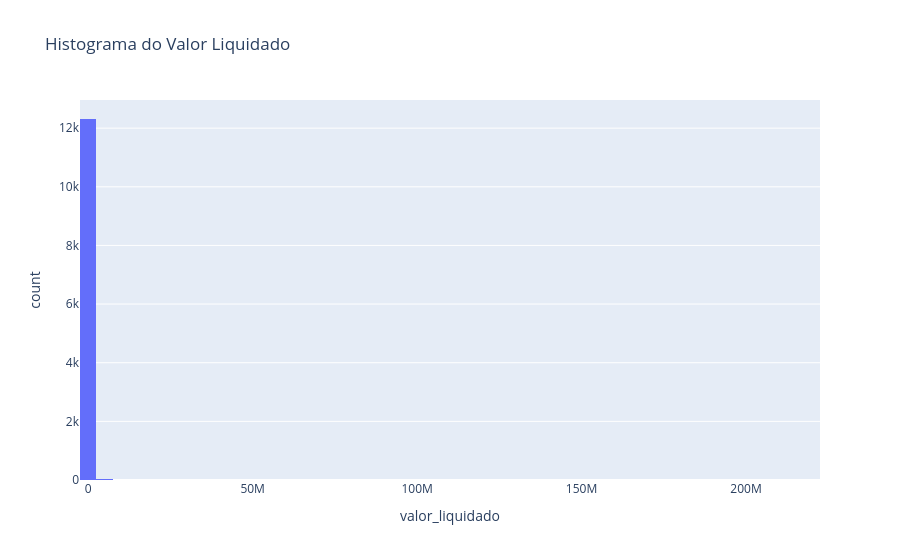

The cell this chart's notebook holds for it:
### Code cell
fig = px.histogram(df, x='valor_liquidado', nbins=50, title='Histograma do Valor Liquidado')
fig.show()

### Figure 1 — Plotly figure (JSON) as saved in the notebook; plotly's stock layout.template omitted (floating-point values rounded to 4 significant figures; data arrays with more than 128 entries replaced by an {"elided": "..."} marker saying what was removed)
{"data": [{"bingroup": "x", "hovertemplate": "valor_liquidado=%{x}<br>count=%{y}<extra></extra>", "legendgroup": "", "marker": {"color": "#636efa", "pattern": {"shape": ""}}, "name": "", "nbinsx": 50, "orientation": "v", "showlegend": false, "type": "histogram", "x": {"elided": "12359 float values"}, "xaxis": "x", "yaxis": "y"}], "layout": {"barmode": "relative", "legend": {"tracegroupgap": 0}, "title": {"text": "Histograma do Valor Liquidado"}, "xaxis": {"anchor": "y", "domain": [0, 1], "title": {"text": "valor_liquidado"}}, "yaxis": {"anchor": "x", "domain": [0, 1], "title": {"text": "count"}}}}
